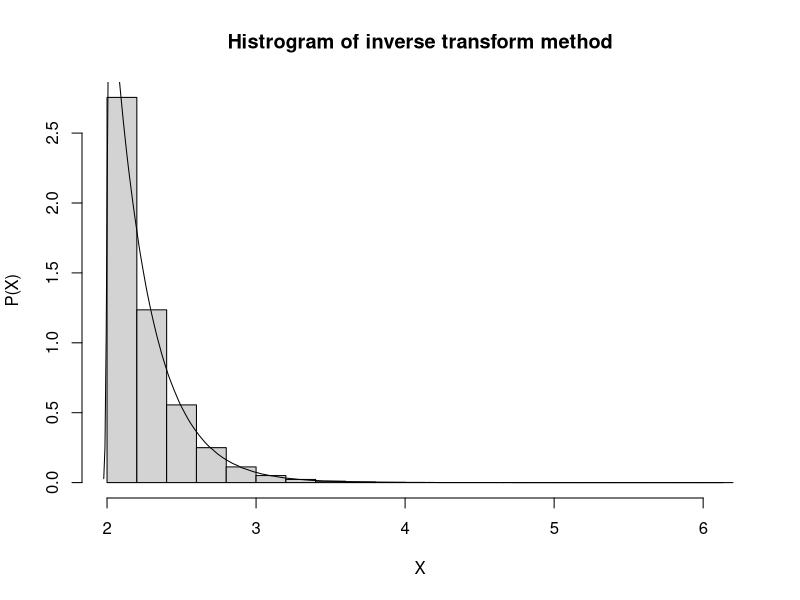
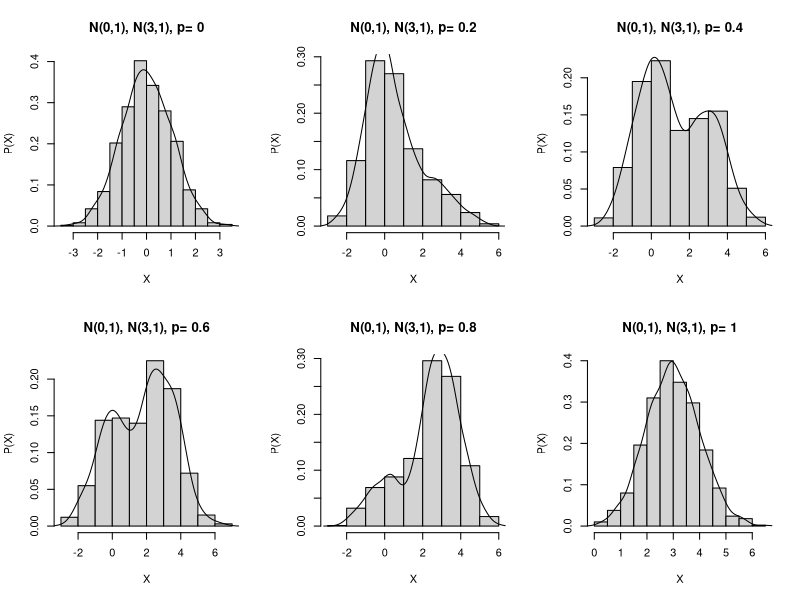
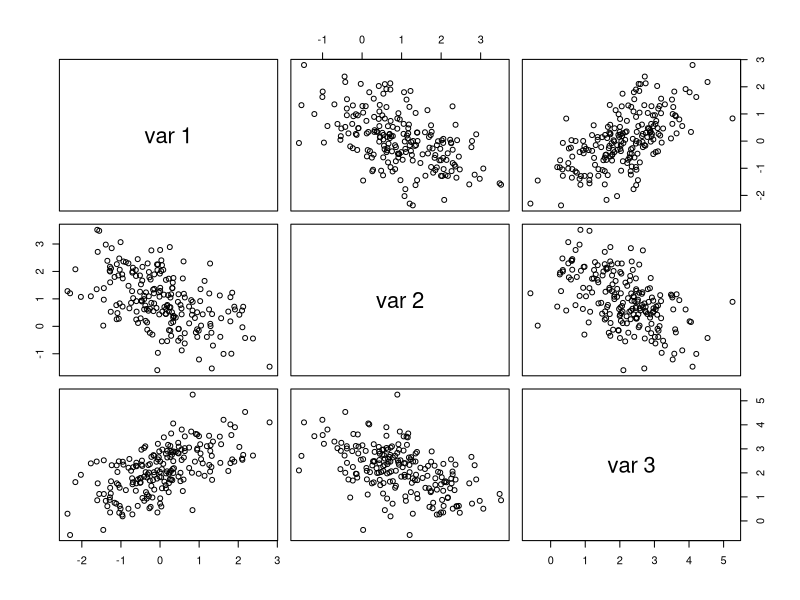
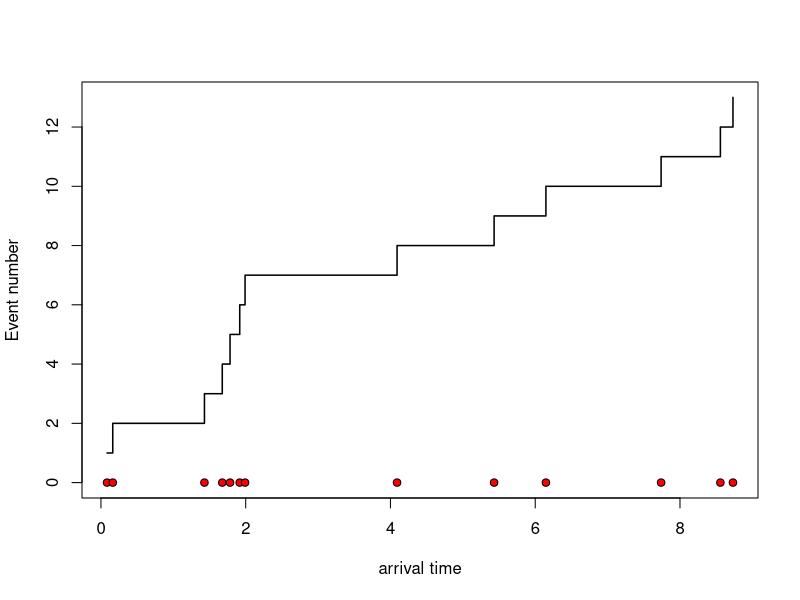

The R script that drew these images, in order:
## ---- chunk 1
# itm (Inverse Transform Method) function for equation one in assignment 1
itm_twoexp <- function(n, lambda, eta) {
  u <- runif(n)
  return (((lambda*eta) - (log(1 - u)) ) / lambda)
}
## ---- chunk 2
Nsim <- 10000000
lambda <- 4
eta <- 2
itm_p <- itm_twoexp(Nsim, lambda, eta)

hist(itm_p, prob = TRUE, xlab = "X", ylab = "P(X)",
     main="Histrogram of inverse transform method")
lines(density(itm_p))
## ---- chunk 3
mixture <- function(n, u1, s1, u2, s2, p) {
  n <- n
  x1 <- rnorm(n, u1, s1)
  x2 <- rnorm(n, u2, s2)
  u <- runif(n)
  k <- as.integer(u > p)
  x <- k * x1 + (1-k) * x2
  hist(x, prob = TRUE, xlab = "X", ylab = "P(X)",
       main=paste("N(0,1), N(3,1), p=", round(p, 2)))
  lines(density(x))
}

par(mfrow=c(2,3))
mixture(n = 1000, u1 = 0, s1 = 1, u2 = 3, s2 = 1, p = 0/5)
mixture(n = 1000, u1 = 0, s1 = 1, u2 = 3, s2 = 1, p = 1/5)
mixture(n = 1000, u1 = 0, s1 = 1, u2 = 3, s2 = 1, p = 2/5)
mixture(n = 1000, u1 = 0, s1 = 1, u2 = 3, s2 = 1, p = 3/5)
mixture(n = 1000, u1 = 0, s1 = 1, u2 = 3, s2 = 1, p = 4/5)
mixture(n = 1000, u1 = 0, s1 = 1, u2 = 3, s2 = 1, p = 5/5)
par(mfrow=c(1,1))
## ---- chunk 4
rmvn.Cholenski <-  function(n, mu, sigma) {
  # Generate n random vectors from MVN(mu, Sigma)
  # dimensions are inferred from mu and Sigma
  d <- length(mu)
  Q <- chol(sigma) # Cholenski factorization of sigma
  Z <- matrix(rnorm(n*d), nrow = n, ncol = d)
  X <- Z %*% Q + matrix(mu, n, d, byrow = TRUE)
}

n <- 200
mu <- c(0, 1, 2)
sigma <- matrix(
            c(1.0, -0.5, 0.5, -0.5, 1.0, -0.5, 0.5, -0.5, 1.0), 
            nrow = 3, 
            ncol = 3
        )

X <- rmvn.Cholenski(200, mu, sigma)
pairs(X)
## ---- chunk 5
# implementation based on the relation to the uniform distribution
plotHPPu <- function(lambda, t){
  Nevents <- rpois(1, lambda * t)
  timesto <- sort(runif(Nevents, min=0, max=t))
  
  plot(timesto, 1:Nevents, type="s", xlab = "arrival time", 
       ylab = "Event number", lwd=1.5, ylim=c(0, Nevents))
  
  points(timesto, rep(0,Nevents), pch=21, bg="red")
}

plotHPPu(lambda = 2, t = 10)
## ---- chunk 6
rHPPu <- function(Nsim, lambda, t){
  Nevents <- rpois(Nsim, lambda * t)
  return(mean(Nevents > 25))
}

lambda <- 2
t <- 10
rHPPu(1000000, lambda, t)
## ---- chunk 7
ppois(q = 25, lambda = lambda*t, lower.tail = FALSE, log.p = FALSE)
